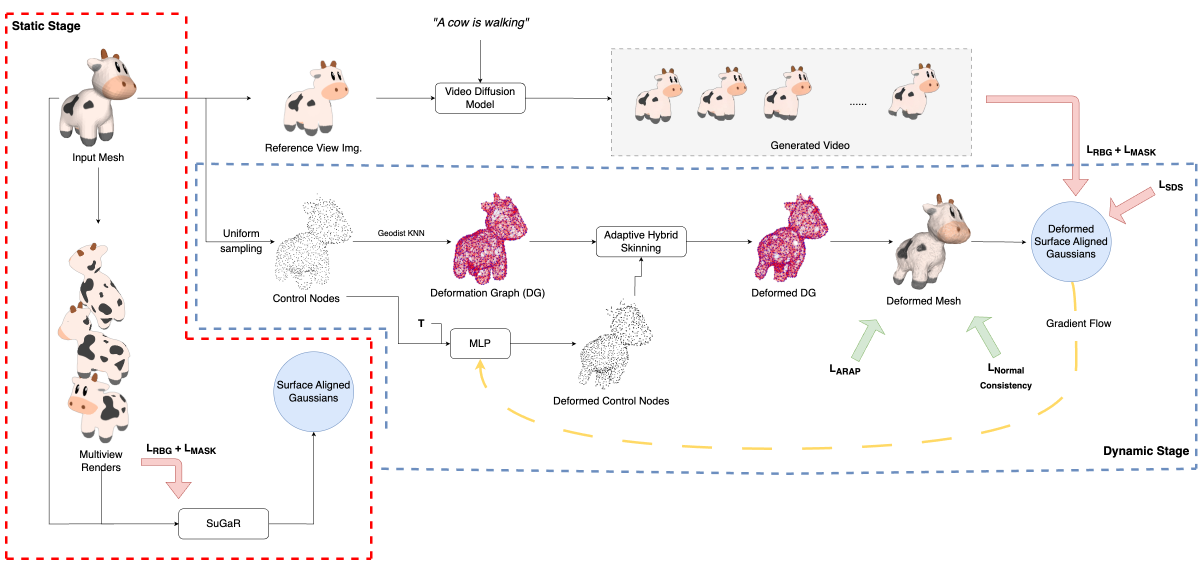
#> input picture assets/methodology.png, 2406 x 1131 px (shown at 1/2 size)
$ python make_bg_white.py --input ../assets --output out
#> lines starting #> are read from the running program, lines starting #| are printed output that depends on the picture
import os
import argparse
from tqdm import tqdm
from PIL import Image
import numpy as np

def combine_video_frames_to_tensor(video_frames: str, output_path: str, width: int = 480, height: int = 480):
#> called with video_frames = '../assets', output_path = 'out', width = 480, height = 480
    for frame_path in tqdm(sorted(os.listdir(video_frames))):
        if frame_path.endswith('.jpg') or frame_path.endswith('.png'):
            frame = Image.open(os.path.join(video_frames, frame_path)).convert("RGBA").resize((width, height))
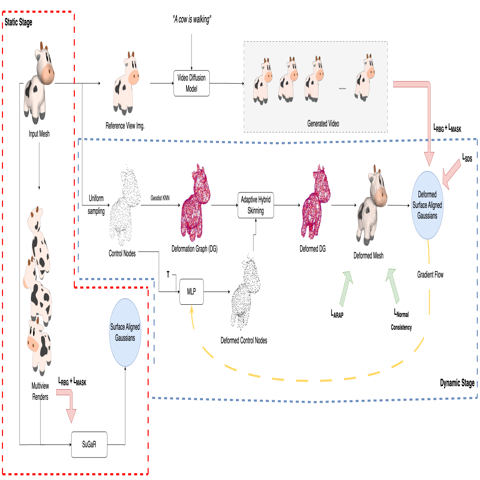
#> frame: PIL image 480x480 RGBA; mean R, G, B, A 247.6, 245.2, 245.7, 255
            white_bg = Image.new("RGBA", (width, height), (255, 255, 255, 255))
#> white_bg: PIL image 480x480 RGBA; every value is 255
            composite = Image.alpha_composite(white_bg, frame)
            composite.save(os.path.join(output_path, frame_path))

if __name__ == "__main__":
    parser = argparse.ArgumentParser(description='Process video frames to add white background')
    parser.add_argument('--input', required=True, help='Input directory containing video frames')
    parser.add_argument('--output', required=True, help='Output directory for processed frames')
    parser.add_argument('--width', type=int, default=480, help='Width of the output frames')
    parser.add_argument('--height', type=int, default=480, help='Height of the output frames')
    args = parser.parse_args()

    os.makedirs(args.output, exist_ok=True)
    combine_video_frames_to_tensor(args.input, output_path=args.output, width=args.width, height=args.height)
    print("All frames processed and saved with white background.")
